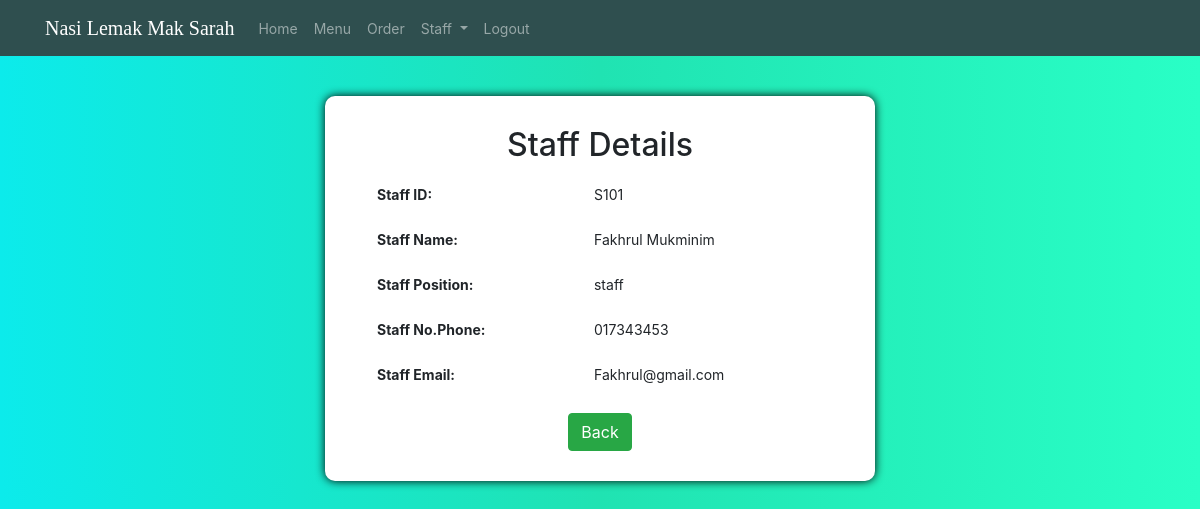
/nlms/StaffDetails.php?StaffID=S101, run on the app's committed database.
### tables this page shows
CREATE TABLE `staff` (
  `StaffID` varchar(6) NOT NULL,
  `StaffName` varchar(50) NOT NULL,
  `Pass` text NOT NULL,
  `email` varchar(50) NOT NULL,
  `StaffNoPhone` varchar(15) NOT NULL,
  `StaffPosition` varchar(20) NOT NULL,
  `StaffSalary` double NOT NULL
);

### nlms/StaffDetails.php (the view, shortened to what this page needs)
<!doctype html>
<html lang="en">
  <head>
    <link rel="stylesheet" href="bootstrap.min.css">
    <link rel="stylesheet" href="css/update.css">
    </head>
    <body>
		<header>
			<?php include 'navigation.php'; ?>
		</header>
        <div class="container update">
            <h2 style="text-align: center">Staff Details</h2>
			<table class="table table-borderless">
			<?php include 'connection.php';
				$StaffID = $_GET['StaffID'];
				$sql = "SELECT * FROM `staff` WHERE `staff`.`StaffID` = '$StaffID'";
				$result = $conn->query($sql);
				if ($result->num_rows > 0){
					while($row = $result->fetch_assoc()){
					$StaffName = $row['StaffName'];
					$email = $row['email'];
					$StaffPhone = $row['StaffNoPhone'];
					$StaffPosition = $row['StaffPosition'];
					}
					echo "<tr>";
						echo "<td><b>Staff ID: </td>";
						echo "<td>$StaffID</td>";
					echo "</tr>";
					echo "<tr>";
						echo "<td><b>Staff Name: </td>";
						echo "<td>$StaffName</td>";
					echo "</tr>";
					echo "<tr>";
						echo "<td><b>Staff Position: </td>";
						echo "<td>$StaffPosition</td>";
					echo "</tr>";
					echo "<tr>";
						echo "<td><b>Staff No.Phone: </td>";
						echo "<td>$StaffPhone</td>";
					echo "</tr>";
					echo "<tr>";
						echo "<td><b>Staff Email: </td>";
						echo "<td>$email</td>";
					echo "</tr>";
				}
				else {
					echo "Failed";
				}
			?>
			</table>
				<div class="text-center">
					<button type="button" class="btn btn-success"  onclick="back()">Back</button>
				</div>
		</div>
    </body>
</html>

### nlms/css/update.css (style rules this page uses)
body { font-size: 14px; background:#0cebeb; background: -webkit-linear-gradient(right,#29ffc6, #20e3b2, #0cebeb); background: -o-linear-gradient(right,#29ffc6, #20e3b2, #0cebeb); background: -moz-linear-gradient(right,#29ffc6, #20e3b2, #0cebeb); background: linear-gradient(right, #29ffc6, #20e3b2, #0cebeb); }
.update { margin-top: 40px; width: 550px; height: auto; padding: 30px 40px; background-color:#fff; border-radius: 10px; box-shadow: 0 0 10px 0 #000; }

### data on the page
staff: StaffName "Fakhrul Mukminim", StaffPosition "staff", StaffNoPhone "017343453", email "Fakhrul@gmail.com"

### other printed values
$StaffID "S101"
